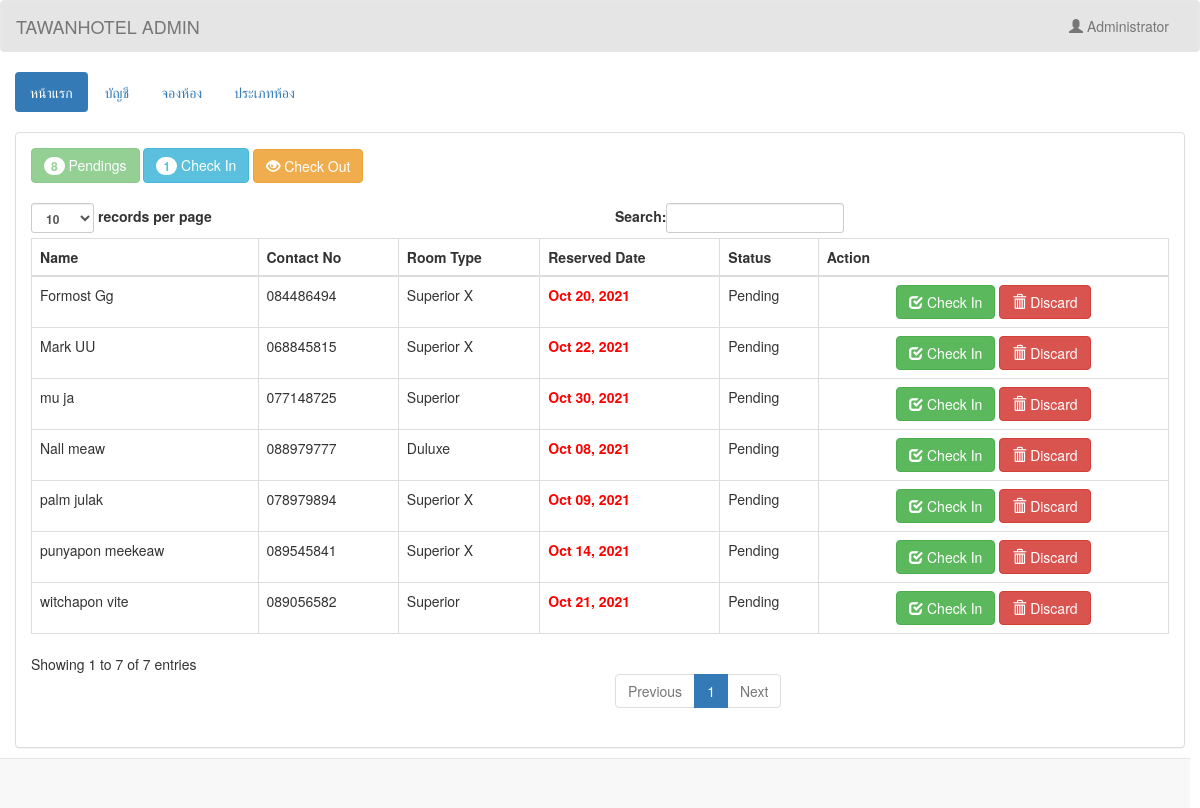
Screenshot of /admin/reserve.php (signed in) with the database file from the repository.
### tables this page shows
CREATE TABLE `transaction` (
  `transaction_id` int(11) NOT NULL,
  `guest_id` int(11) NOT NULL,
  `room_id` int(11) NOT NULL,
  `room_no` int(5) NOT NULL,
  `extra_bed` int(11) NOT NULL,
  `status` varchar(20) NOT NULL,
  `days` int(2) NOT NULL,
  `checkin` date NOT NULL,
  `checkin_time` time NOT NULL,
  `checkout` date NOT NULL,
  `checkout_time` time NOT NULL,
  `bill` varchar(10) NOT NULL
);

CREATE TABLE `guest` (
  `guest_id` int(11) NOT NULL,
  `firstname` varchar(50) NOT NULL,
  `middlename` varchar(30) NOT NULL,
  `lastname` varchar(40) NOT NULL,
  `address` varchar(50) NOT NULL,
  `contactno` varchar(13) NOT NULL
);

CREATE TABLE `room` (
  `room_id` int(11) NOT NULL,
  `room_type` varchar(50) NOT NULL,
  `price` varchar(11) NOT NULL,
  `photo` varchar(100) NOT NULL
);

### admin/name.php (called while the page is built)
<?php
	require 'connect.php';
	$query = $conn->query("SELECT * FROM `admin` WHERE `admin_id` = '$_SESSION[admin_id]'") or die(mysqli_error());
	$fetch = $query->fetch_array();
	$name = $fetch['name'];
?>

### admin/reserve.php (the view, shortened to what this page needs)
<!DOCTYPE html>
<?php
	require 'name.php';
?>
<html lang = "en">
	<head>
		<link rel = "stylesheet" type = "text/css" href = "../css/bootstrap.css " />
		<link rel = "stylesheet" type = "text/css" href = "../css/style.css" />
	</head>
<body>
	<nav style = "background-color:rgba(0, 0, 0, 0.1);" class = "navbar navbar-default">
		<div  class = "container-fluid">
			<div class = "navbar-header">
				<a class = "navbar-brand" >TAWANHOTEL ADMIN</a>
			</div>
			<ul class = "nav navbar-nav pull-right ">
				<li class = "dropdown">
					<a class="dropdown-toggle" data-toggle="dropdown" role="button" aria-haspopup="true" aria-expanded="false"><i class = "glyphicon glyphicon-user"></i> <?php echo $name;?></a>
				</li>
			</ul>
		</div>
	</nav>
	<div class = "container-fluid">
		<ul class = "nav nav-pills">
			<li class = "active"><a href = "home.php">หน้าแรก</a></li>
			<li><a href = "account.php">บัญชี</a></li>
			<li><a href = "reserve.php">จองห้อง</a></li>
			<li><a href = "room.php">ประเภทห้อง</a></li>
		</ul>
	</div>
	<br />
	<div class = "container-fluid">
		<div class = "panel panel-default">
			<?php
				$q_p = $conn->query("SELECT COUNT(*) as total FROM `transaction` WHERE `status` = 'Pending'") or die(mysqli_error());
				$f_p = $q_p->fetch_array();
				$q_ci = $conn->query("SELECT COUNT(*) as total FROM `transaction` WHERE `status` = 'Check In'") or die(mysqli_error());
				$f_ci = $q_ci->fetch_array();
			?>
			<div class = "panel-body">
				<a class = "btn btn-success disabled"><span class = "badge"><?php echo $f_p['total']?></span> Pendings</a>
				<a class = "btn btn-info" href = "checkin.php"><span class = "badge"><?php echo $f_ci['total']?></span> Check In</a>
				<a class = "btn btn-warning" href = "checkout.php"><i class = "glyphicon glyphicon-eye-open"></i> Check Out</a>
				<br />
				<br />
				<table id = "table" class = "table table-bordered">
					<thead>
						<tr>
							<th>Name</th>
							<th>Contact No</th>
							<th>Room Type</th>
							<th>Reserved Date</th>
							<th>Status</th>
							<th>Action</th>
						</tr>
					</thead>
					<tbody>
						<?php
							$query = $conn->query("SELECT * FROM `transaction` NATURAL JOIN `guest` NATURAL JOIN `room` WHERE `status` = 'Pending'") or die(mysqli_error());
							while($fetch = $query->fetch_array()){
						?>
						<tr>
							<td><?php echo $fetch['firstname']." ".$fetch['lastname']?></td>
							<td><?php echo $fetch['contactno']?></td>
							<td><?php echo $fetch['room_type']?></td>
							<td><strong><?php if($fetch['checkin'] <= date("Y-m-d", strtotime("+8 HOURS"))){echo "<label style = 'color:#ff0000;'>".date("M d, Y", strtotime($fetch['checkin']))."</label>";}else{echo "<label style = 'color:#00ff00;'>".date("M d, Y", strtotime($fetch['checkin']))."</label>";}?></strong></td>
							<td><?php echo $fetch['status']?></td>
							<td><center><a class = "btn btn-success" href = "confirm_reserve.php?transaction_id=<?php echo $fetch['transaction_id']?>"><i class = "glyphicon glyphicon-check"></i> Check In</a> <a class = "btn btn-danger" onclick = "confirmationDelete(); return false;" href = "delete_pending.php?transaction_id=<?php echo $fetch['transaction_id']?>"><i class = "glyphicon glyphicon-trash"></i> Discard</a></td>
						</tr>
						<?php
							}
						?>
					</tbody>
				</table>
			</div>
		</div>
	</div>
	<br />
	<br />
	<div style = "text-align:right; margin-right:10px;" class = "navbar navbar-default navbar-fixed-bottom">
	</div>
</body>
</html>

### rows the page displays
transaction: guest.firstname "punyapon", guest.lastname "meekeaw", guest.contactno "089545841", room.room_type "Superior X", checkin "Oct 14, 2021", status "Pending"
transaction: guest.firstname "witchapon", guest.lastname "vite", guest.contactno "089056582", room.room_type "Superior", checkin "Oct 21, 2021", status "Pending"
transaction: guest.firstname "Mark", guest.lastname "UU", guest.contactno "068845815", room.room_type "Superior X", checkin "Oct 22, 2021", status "Pending"
transaction: guest.firstname "Formost", guest.lastname "Gg", guest.contactno "084486494", room.room_type "Superior X", checkin "Oct 20, 2021", status "Pending"
transaction: guest.firstname "palm", guest.lastname "julak", guest.contactno "078979894", room.room_type "Superior X", checkin "Oct 09, 2021", status "Pending"
transaction: guest.firstname "mu", guest.lastname "ja", guest.contactno "077148725", room.room_type "Superior", checkin "Oct 30, 2021", status "Pending"
transaction: guest.firstname "Nall", guest.lastname "meaw", guest.contactno "088979777", room.room_type "Duluxe", checkin "Oct 08, 2021", status "Pending"

### other values shown
$name "Administrator"
$f_p['total'] "8"
$f_ci['total'] "1"
